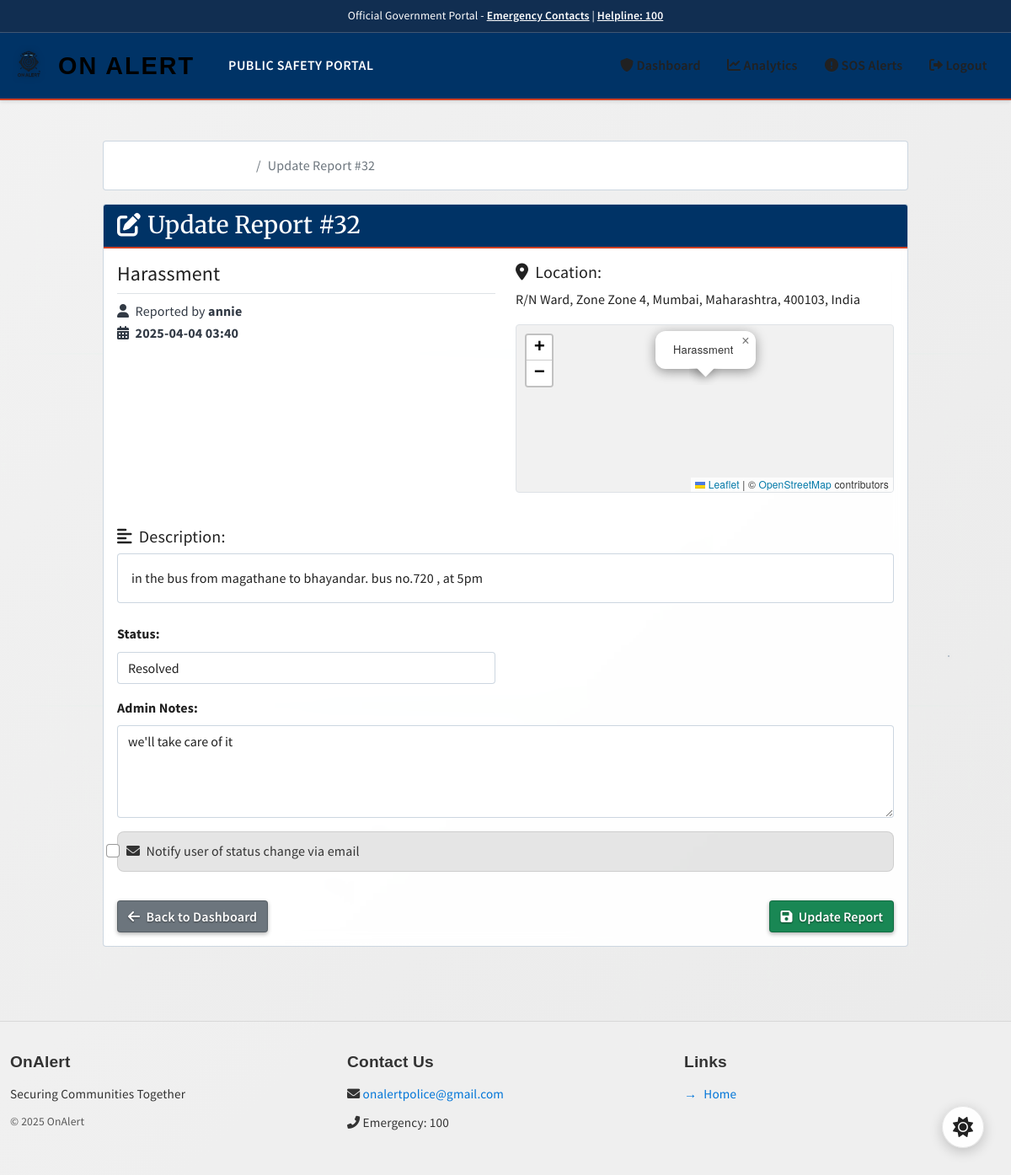
Screenshot of /admin/update_report/32 (signed in) with the database file from the repository.
### crime/models.py (models this page shows, shortened)
class CrimeReport(db.Model):
    id = db.Column(db.Integer, primary_key=True)
    title = db.Column(db.String(100), nullable=False)
    description = db.Column(db.Text, nullable=False)
    location = db.Column(db.String(200), nullable=False)
    latitude = db.Column(db.Float, nullable=False)
    longitude = db.Column(db.Float, nullable=False)
    timestamp = db.Column(db.DateTime, default=datetime.utcnow)
    updated_at = db.Column(db.DateTime, default=datetime.utcnow)
    user_id = db.Column(db.Integer, db.ForeignKey('user.id'), nullable=True)  # Made nullable for anonymous reports
    is_anonymous = db.Column(db.Boolean, default=False)  # New field for anonymous reporting
    status = db.Column(db.String(20), default='pending')
    notes = db.Column(db.Text, nullable=True)
    evidence_file = db.Column(db.String(255), nullable=True)
    is_verified = db.Column(db.Boolean, default=False)
    verification_status = db.Column(db.String(20), default='pending')
    action_taken = db.Column(db.Text, nullable=True)
    suspect_description = db.Column(db.Text, nullable=True)
    suspect_sketch = db.Column(db.String(255), nullable=True)

class User(UserMixin, db.Model):
    id = db.Column(db.Integer, primary_key=True)
    username = db.Column(db.String(80), unique=True, nullable=False)
    email = db.Column(db.String(120), unique=True, nullable=False)  # Add email field
    password_hash = db.Column(db.String(128), nullable=False)
    is_admin = db.Column(db.Boolean, default=False)
    is_police = db.Column(db.Boolean, default=False)  # New field to identify police officers
    badge_number = db.Column(db.String(20), unique=True, nullable=True)  # Police badge number
    department = db.Column(db.String(100), nullable=True)  # Police department name
    rank = db.Column(db.String(50), nullable=True)  # Police officer rank
    jurisdiction = db.Column(db.String(100), nullable=True)  # Police officer's jurisdiction
    fake_reports_count = db.Column(db.Integer, default=0)
    is_blocked = db.Column(db.Boolean, default=False)
    account_status = db.Column(db.String(20), default='active')  # active, warned, blocked
    last_warning_date = db.Column(db.DateTime, nullable=True)
    reports = db.relationship('CrimeReport', backref='author', lazy=True)
    is_2fa_enabled = db.Column(db.Boolean, default=False)
    two_factor_code = db.Column(db.String(6), nullable=True)
    emergency_contacts = db.relationship('EmergencyContact', backref='user', lazy=True)  # New relationship for emergency contacts
    latitude = db.Column(db.Float)
    longitude = db.Column(db.Float)
    last_active = db.Column(db.DateTime, default=datetime.utcnow)
    current_cases = db.Column(db.Integer, default=0)
    max_cases = db.Column(db.Integer, default=10)

### crime/app.py (the view, shortened to what this page needs)
@app.route('/admin/update_report/<int:report_id>', methods=['GET', 'POST'])
@login_required
def update_report(report_id):
    report = CrimeReport.query.get_or_404(report_id)
    if current_user.jurisdiction and current_user.jurisdiction.lower() not in report.location.lower():
        flash('You do not have jurisdiction over this report.', 'danger')
        return redirect(url_for('admin_dashboard'))
    return render_template('update_report.html', report=report)

### crime/app.py (called while the page is built)
@login_manager.user_loader
def load_user(user_id):
    return User.query.get(int(user_id))

### crime/templates/update_report.html (shortened to what this page needs)
{% extends "base.html" %}
{% block content %}
<section class="update-report">
    <div class="container mt-4">
        <div class="row">
            <div class="col-md-10 offset-md-1">
                <nav aria-label="breadcrumb">
                    <ol class="breadcrumb glass-effect p-3">
                        <li class="breadcrumb-item"><a href="{{ url_for('admin_dashboard') }}">Admin Dashboard</a></li>
                        <li class="breadcrumb-item active" aria-current="page">Update Report #{{ report.id }}</li>
                    </ol>
                </nav>
                <div class="card glass-effect mb-4">
                    <div class="card-header">
                        <h3 class="mb-0"><i class="fas fa-edit me-2"></i>Update Report #{{ report.id }}</h3>
                    </div>
                    <div class="card-body">
                        <div class="row mb-4">
                            <div class="col-md-6">
                                <h4 class="border-bottom pb-2">{{ report.title }}</h4>
                                <p class="text-muted">
                                    <i class="fas fa-user me-1"></i> Reported by <strong>{{ report.author.username }}</strong><br>
                                    <i class="fas fa-calendar-alt me-1"></i> <strong>{{ report.timestamp.strftime('%Y-%m-%d %H:%M') }}</strong>
                                </p>
                            </div>
                            <div class="col-md-6">
                                <div class="mb-3">
                                    <h5><i class="fas fa-map-marker-alt me-1"></i> Location:</h5>
                                    <p>{{ report.location }}</p>
                                    <div id="mapContainer" style="height: 200px;" class="border rounded glass-effect"></div>
                                </div>
                            </div>
                        </div>
                        <div class="mb-4">
                            <h5><i class="fas fa-align-left me-1"></i> Description:</h5>
                            <div class="card glass-effect">
                                <div class="card-body">
                                    {{ report.description }}
                                </div>
                            </div>
                        </div>
                        <form method="POST" action="{{ url_for('update_report', report_id=report.id) }}" id="updateForm">
                            <div class="row">
                                <div class="col-md-6 mb-3">
                                    <label for="status" class="form-label"><b>Status:</b></label>
                                    <select class="form-select glass-effect" id="status" name="status">
                                        <option value="resolved" {% if report.status == 'resolved' %}selected{% endif %}>Resolved</option>
                                    </select>
                                </div>
                                <div class="col-md-12 mb-3">
                                    <label for="notes" class="form-label"><b>Admin Notes:</b></label>
                                    <textarea class="form-control glass-effect" id="notes" name="notes" rows="4" placeholder="Add your investigation notes here...">{{ report.notes }}</textarea>
                                </div>
                                <div class="col-md-12 mb-3">
                                    <div class="form-check">
                                        <input class="form-check-input" type="checkbox" id="notify_user" name="notify_user" {% if not config.MAIL_USERNAME %}disabled{% endif %}>
                                        <label class="form-check-label" for="notify_user">
                                            <i class="fas fa-envelope me-1"></i> Notify user of status change via email
                                        </label>
                                    </div>
                                </div>
                            </div>
                            <div class="d-flex justify-content-between mt-3">
                                <a href="{{ url_for('admin_dashboard') }}" class="btn btn-secondary glass-effect action-btn">
                                    <i class="fas fa-arrow-left me-1"></i> Back to Dashboard
                                </a>
                                <button type="submit" class="btn btn-success glass-effect action-btn" id="updateButton">
                                    <i class="fas fa-save me-1"></i> Update Report
                                </button>
                            </div>
                        </form>
                    </div>
                </div>
            </div>
        </div>
    </div>
</section>
{% endblock %}

### crime/templates/base.html (style rules this page uses)
body { opacity: 1; transition: opacity 0.3s ease; }
h1, h2, h3, .section-title { transition: transform 0.3s ease, color 0.3s ease; cursor: default; }

### crime/templates/update_report.html (style rules this page uses)
.action-btn { border: 1px solid rgba(0, 0, 0, 0.2); box-shadow: 0 2px 5px rgba(0, 0, 0, 0.2); transition: transform 0.2s ease, box-shadow 0.2s ease; }
html[data-theme="light"] .action-btn { box-shadow: 0 2px 5px rgba(0, 0, 0, 0.3); border: 1px solid rgba(0, 0, 0, 0.2); color: white; font-weight: 600; text-shadow: 0 1px 2px rgba(0, 0, 0, 0.5); }
html[data-theme="light"] .btn-secondary.action-btn { background-color: #6c757d !important; }
html[data-theme="light"] .btn-success.action-btn { background-color: #198754 !important; }
html[data-theme="light"] .form-check-input { border: 1px solid rgba(0, 0, 0, 0.4); }
html[data-theme="light"] .form-check-label { color: #333; font-weight: 500; }
.form-check { background-color: rgba(0, 0, 0, 0.1); padding: 10px; border-radius: 8px; border: 1px solid rgba(255, 255, 255, 0.1); }
html[data-theme="light"] .form-check { background-color: rgba(0, 0, 0, 0.1); border: 1px solid rgba(0, 0, 0, 0.1); }

### rows the page displays
CrimeReport: id "32", title "Harassment", timestamp "2025-04-04 03:40", location "R/N Ward, Zone Zone 4, Mumbai, Maharashtra, 400103, India", description "in the bus from magathane to bhayandar. bus no.720 , at 5pm", status "Resolved", notes "we'll take care of it"
User: author.username "annie"
